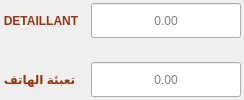
                 <widget class="QFrame" name="otheservesFrame">
                  <property name="styleSheet">
                   <string notr="true">/* The Container Frame */
QFrame#otheservesFrame {
    background-color: #fff7ed;
    border: 2px solid #ffedd5;
    border-radius: 15px;
    padding: 7px;
}

/* The Value Label */
QLabel {
    color: #9a3412; /* Deep Terracotta */
    font-weight: 500;
    qproperty-alignment: 'AlignCenter';
}</string>
                  </property>
                  <layout class="QVBoxLayout" name="verticalLayout_11">
                   <property name="spacing">
                    <number>2</number>
                   </property>
                   <property name="leftMargin">
                    <number>3</number>
                   </property>
                   <property name="topMargin">
                    <number>3</number>
                   </property>
                   <property name="rightMargin">
                    <number>3</number>
                   </property>
                   <property name="bottomMargin">
                    <number>3</number>
                   </property>
                   <item>
                    <layout class="QHBoxLayout" name="horizontalLayout_5">
                     <property name="bottomMargin">
                      <number>0</number>
                     </property>
                     <item>
                      <widget class="QLabel" name="lbl_cpDetail">
                       <property name="styleSheet">
                        <string notr="true"/>
                       </property>
                       <property name="text">
                        <string>DETAILLANT</string>
                       </property>
                       <property name="alignment">
                        <set>Qt::AlignCenter</set>
                       </property>
                      </widget>
                     </item>
                     <item>
                      <spacer>
                       <property name="orientation">
                        <enum>Qt::Horizontal</enum>
                       </property>
                       <property name="sizeHint" stdset="0">
                        <size>
                         <width>10</width>
                         <height>10</height>
                        </size>
                       </property>
                      </spacer>
                     </item>
                     <item>
                      <widget class="QLineEdit" name="le_cpDetailant">
                       <property name="minimumSize">
                        <size>
                         <width>150</width>
                         <height>35</height>
                        </size>
                       </property>
                       <property name="maximumSize">
                        <size>
                         <width>150</width>
                         <height>35</height>
                        </size>
                       </property>
                       <property name="alignment">
                        <set>Qt::AlignCenter</set>
                       </property>
                       <property name="placeholderText">
                        <string>0.00</string>
                       </property>
                      </widget>
                     </item>
                    </layout>
                   </item>
                   <item>
                    <widget class="QFrame" name="detaillantframe">
                     <property name="styleSheet">
                      <string notr="true"/>
                     </property>
                     <layout class="QHBoxLayout">
                      <property name="spacing">
                       <number>6</number>
                      </property>
                      <property name="leftMargin">
                       <number>0</number>
                      </property>
                      <property name="topMargin">
                       <number>0</number>
                      </property>
                      <property name="rightMargin">
                       <number>0</number>
                      </property>
                      <property name="bottomMargin">
                       <number>0</number>
                      </property>
                     </layout>
                    </widget>
                   </item>
                   <item>
                    <layout class="QHBoxLayout">
                     <item>
                      <widget class="QLabel" name="lbl_cpMarchant">
                       <property name="styleSheet">
                        <string notr="true"/>
                       </property>
                       <property name="text">
                        <string>تعبئة الهاتف</string>
                       </property>
                       <property name="alignment">
                        <set>Qt::AlignCenter</set>
                       </property>
                      </widget>
                     </item>
                     <item>
                      <spacer>
                       <property name="orientation">
                        <enum>Qt::Horizontal</enum>
                       </property>
                       <property name="sizeHint" stdset="0">
                        <size>
                         <width>10</width>
                         <height>10</height>
                        </size>
                       </property>
                      </spacer>
                     </item>
                     <item>
                      <widget class="QLineEdit" name="le_cpPhoneTopup">
                       <property name="minimumSize">
                        <size>
                         <width>150</width>
                         <height>35</height>
                        </size>
                       </property>
                       <property name="maximumSize">
                        <size>
                         <width>150</width>
                         <height>35</height>
                        </size>
                       </property>
                       <property name="alignment">
                        <set>Qt::AlignCenter</set>
                       </property>
                       <property name="placeholderText">
                        <string>0.00</string>
                       </property>
                      </widget>
                     </item>
                    </layout>
                   </item>
                  </layout>
                 </widget>
